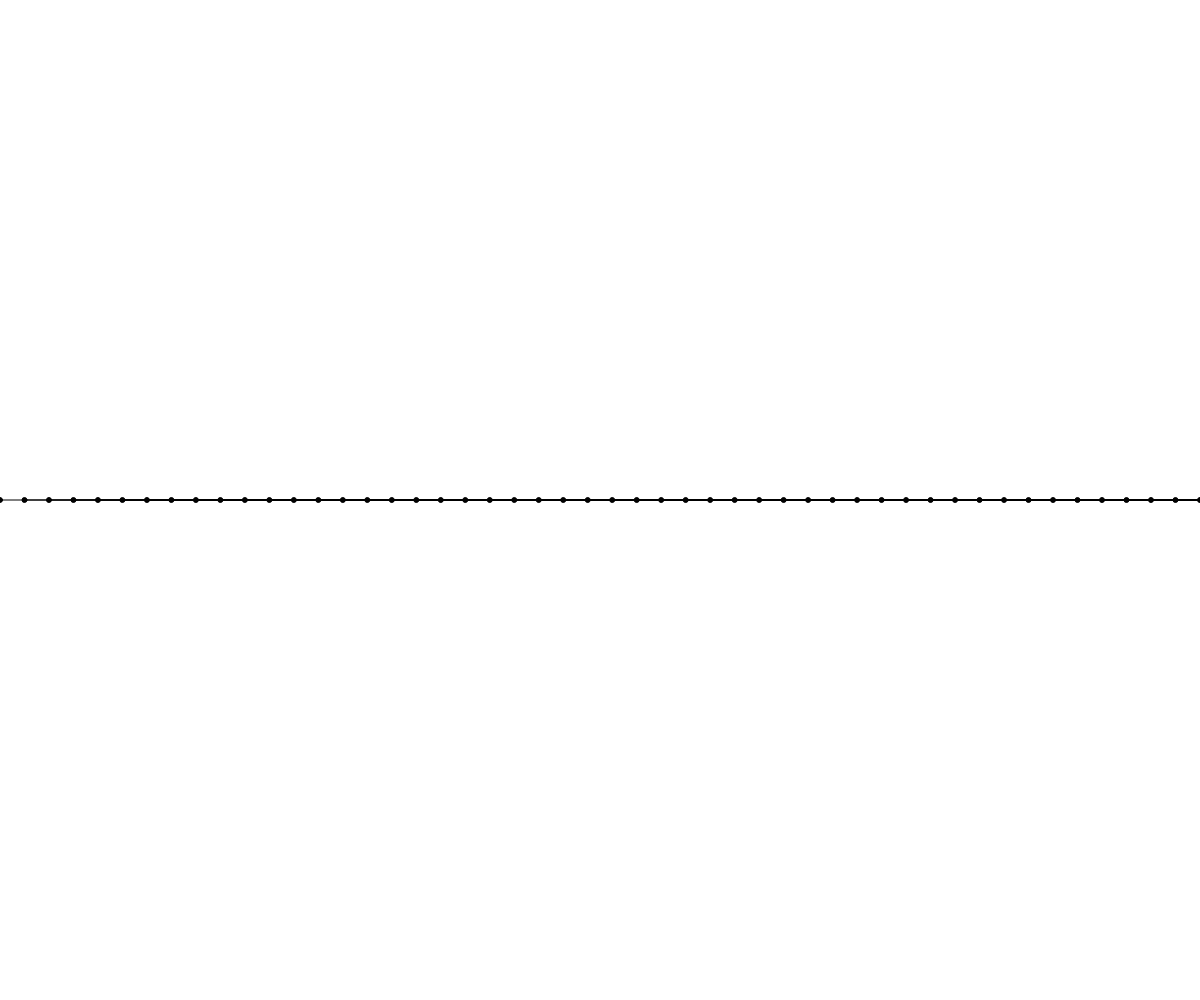
Frame 1 (no input)
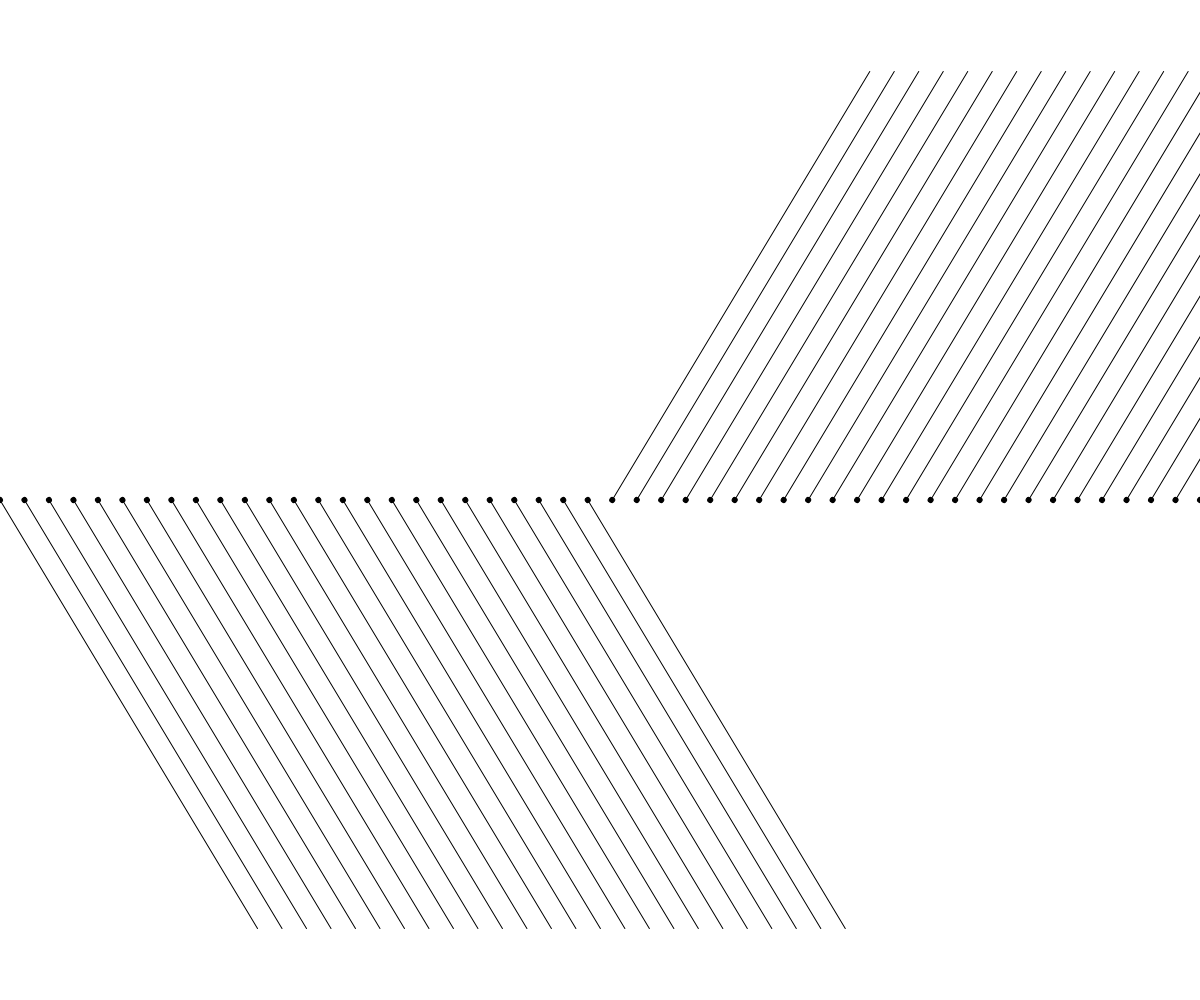
Frame 60 (no input)
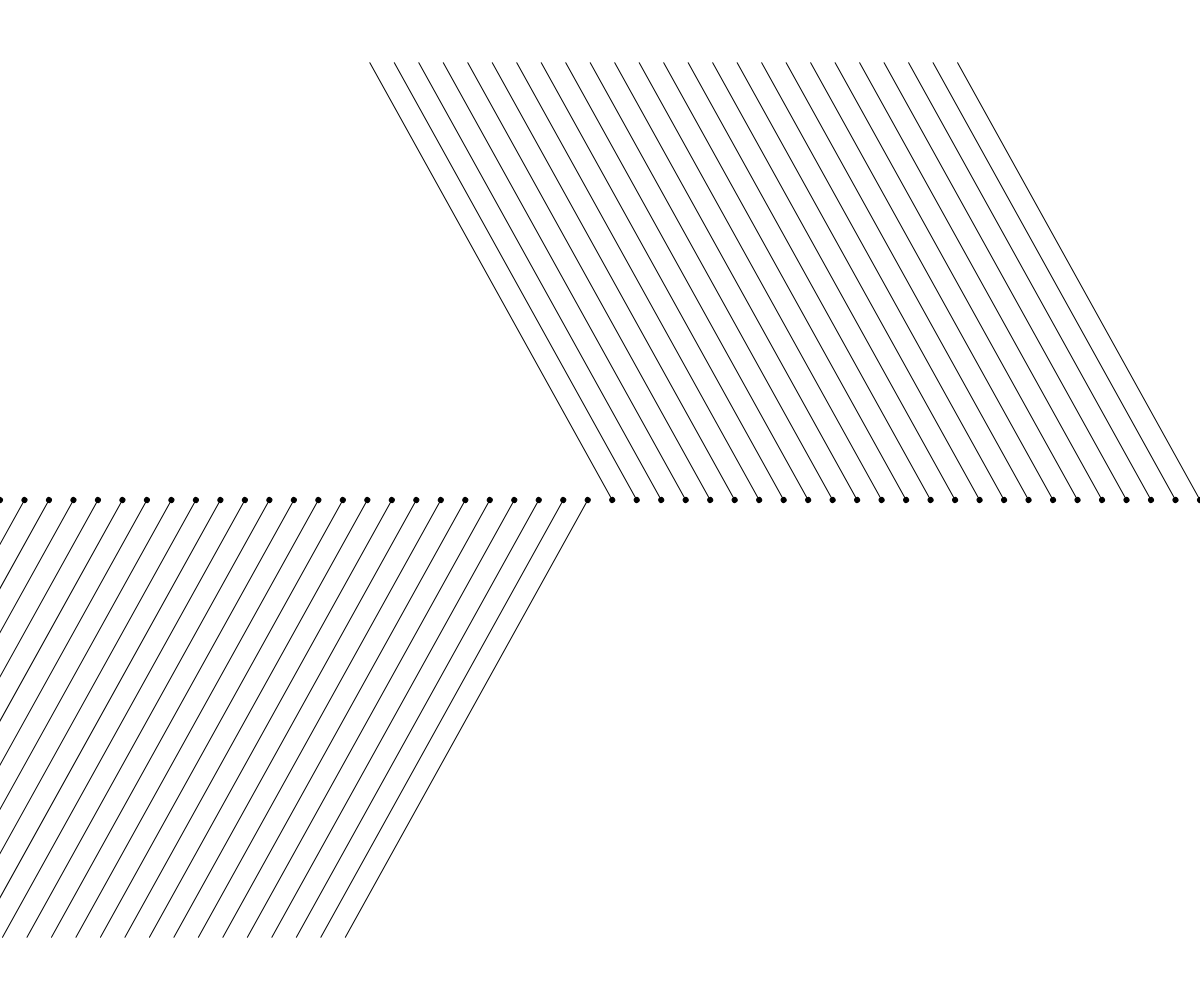
Frame 120 (the mouse pressed at the canvas centre since frame 60)

The p5.js sketch that drew these frames (run headless with seeded random() and noise() and a simulated clock; from frame 60 on, the mouse is pressed at the canvas centre):

// p5.js sketch
// ── sketch.js
let drehwinkel = 0;
let anzahl = 50;
let abstand;

function setup() {
  createCanvas(windowWidth, windowHeight);
  angleMode(DEGREES);
  abstand = width / (anzahl - 1);
}

function draw() {
  background(255);
  fill(0);
  rectMode(CENTER);

  for (let i = 0; i < anzahl; i = i + 1) {
    push();
    translate(i * abstand, height / 2);

    if (i * abstand < width/2) {
      //rotieren uhrzeigersinn
      rotate(drehwinkel);
    }else{
      //rotieren gegenuhrzeigersinn
      rotate(drehwinkel * -1);
    }


    line(0, 0, 500, 0);
    ellipse(0, 0, 5);
    pop();

  }

  drehwinkel = drehwinkel + 1;
}
